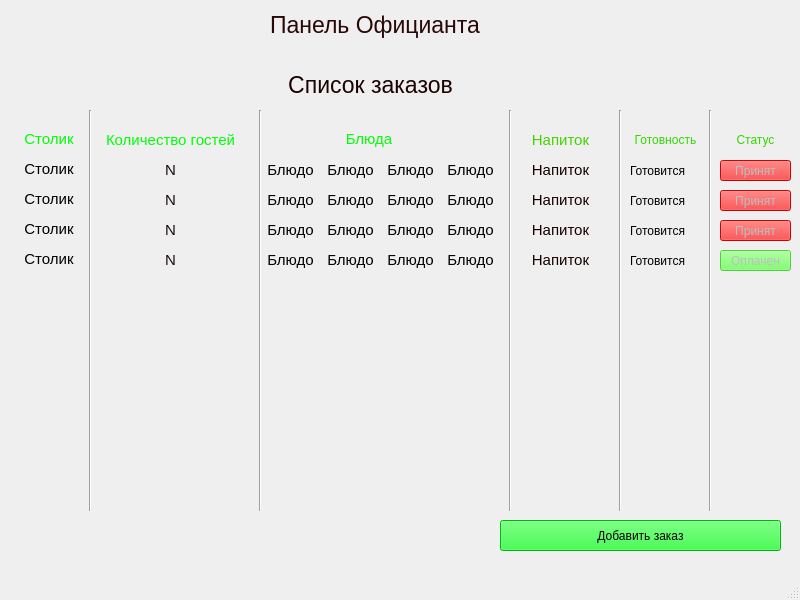
<?xml version="1.0" encoding="UTF-8"?>
<ui version="4.0">
 <class>MainWindow</class>
 <widget class="QMainWindow" name="MainWindow">
  <property name="geometry">
   <rect>
    <x>0</x>
    <y>0</y>
    <width>800</width>
    <height>600</height>
   </rect>
  </property>
  <property name="windowTitle">
   <string>MainWindow</string>
  </property>
  <widget class="QWidget" name="centralwidget">
   <widget class="QLabel" name="Name_2">
    <property name="enabled">
     <bool>false</bool>
    </property>
    <property name="geometry">
     <rect>
      <x>20</x>
      <y>130</y>
      <width>58</width>
      <height>18</height>
     </rect>
    </property>
    <property name="font">
     <font>
      <pointsize>11</pointsize>
     </font>
    </property>
    <property name="text">
     <string>&lt;html&gt;&lt;head/&gt;&lt;body&gt;&lt;p align=&quot;center&quot;&gt;&lt;span style=&quot; color:#00ff06;&quot;&gt;Столик&lt;/span&gt;&lt;/p&gt;&lt;/body&gt;&lt;/html&gt;</string>
    </property>
   </widget>
   <widget class="QLabel" name="label_3">
    <property name="enabled">
     <bool>false</bool>
    </property>
    <property name="geometry">
     <rect>
      <x>270</x>
      <y>60</y>
      <width>201</width>
      <height>51</height>
     </rect>
    </property>
    <property name="font">
     <font>
      <pointsize>17</pointsize>
     </font>
    </property>
    <property name="text">
     <string>&lt;html&gt;&lt;head/&gt;&lt;body&gt;&lt;p align=&quot;center&quot;&gt;&lt;span style=&quot; color:#1a0202;&quot;&gt;Список заказов&lt;/span&gt;&lt;/p&gt;&lt;/body&gt;&lt;/html&gt;</string>
    </property>
   </widget>
   <widget class="QLabel" name="Name_5">
    <property name="enabled">
     <bool>false</bool>
    </property>
    <property name="geometry">
     <rect>
      <x>20</x>
      <y>160</y>
      <width>58</width>
      <height>18</height>
     </rect>
    </property>
    <property name="font">
     <font>
      <pointsize>11</pointsize>
     </font>
    </property>
    <property name="text">
     <string>&lt;html&gt;&lt;head/&gt;&lt;body&gt;&lt;p align=&quot;center&quot;&gt;&lt;span style=&quot; color:#000000;&quot;&gt;Столик&lt;/span&gt;&lt;/p&gt;&lt;/body&gt;&lt;/html&gt;</string>
    </property>
   </widget>
   <widget class="QLabel" name="Name_4">
    <property name="enabled">
     <bool>false</bool>
    </property>
    <property name="geometry">
     <rect>
      <x>340</x>
      <y>130</y>
      <width>58</width>
      <height>18</height>
     </rect>
    </property>
    <property name="font">
     <font>
      <pointsize>11</pointsize>
     </font>
    </property>
    <property name="text">
     <string>&lt;html&gt;&lt;head/&gt;&lt;body&gt;&lt;p align=&quot;center&quot;&gt;&lt;span style=&quot; color:#00ff06;&quot;&gt;Блюда&lt;/span&gt;&lt;/p&gt;&lt;/body&gt;&lt;/html&gt;</string>
    </property>
   </widget>
   <widget class="QLabel" name="labelTitlWindow">
    <property name="enabled">
     <bool>false</bool>
    </property>
    <property name="geometry">
     <rect>
      <x>270</x>
      <y>0</y>
      <width>301</width>
      <height>51</height>
     </rect>
    </property>
    <property name="font">
     <font>
      <pointsize>17</pointsize>
     </font>
    </property>
    <property name="layoutDirection">
     <enum>Qt::LeftToRight</enum>
    </property>
    <property name="text">
     <string>&lt;html&gt;&lt;head/&gt;&lt;body&gt;&lt;p&gt;&lt;span style=&quot; color:#290808;&quot;&gt;Панель Официанта&lt;/span&gt;&lt;/p&gt;&lt;/body&gt;&lt;/html&gt;</string>
    </property>
   </widget>
   <widget class="QLabel" name="Name_3">
    <property name="enabled">
     <bool>false</bool>
    </property>
    <property name="geometry">
     <rect>
      <x>100</x>
      <y>130</y>
      <width>141</width>
      <height>21</height>
     </rect>
    </property>
    <property name="font">
     <font>
      <pointsize>11</pointsize>
     </font>
    </property>
    <property name="text">
     <string>&lt;html&gt;&lt;head/&gt;&lt;body&gt;&lt;p align=&quot;center&quot;&gt;&lt;span style=&quot; color:#00ff06;&quot;&gt;Количество гостей&lt;/span&gt;&lt;/p&gt;&lt;/body&gt;&lt;/html&gt;</string>
    </property>
   </widget>
   <widget class="Line" name="line">
    <property name="geometry">
     <rect>
      <x>80</x>
      <y>110</y>
      <width>21</width>
      <height>401</height>
     </rect>
    </property>
    <property name="orientation">
     <enum>Qt::Vertical</enum>
    </property>
   </widget>
   <widget class="QLabel" name="Name_7">
    <property name="enabled">
     <bool>false</bool>
    </property>
    <property name="geometry">
     <rect>
      <x>260</x>
      <y>160</y>
      <width>61</width>
      <height>21</height>
     </rect>
    </property>
    <property name="font">
     <font>
      <pointsize>11</pointsize>
     </font>
    </property>
    <property name="text">
     <string>&lt;html&gt;&lt;head/&gt;&lt;body&gt;&lt;p align=&quot;center&quot;&gt;&lt;span style=&quot; color:#000000;&quot;&gt;Блюдо&lt;/span&gt;&lt;/p&gt;&lt;/body&gt;&lt;/html&gt;</string>
    </property>
   </widget>
   <widget class="QLabel" name="Name_11">
    <property name="enabled">
     <bool>false</bool>
    </property>
    <property name="geometry">
     <rect>
      <x>520</x>
      <y>160</y>
      <width>81</width>
      <height>21</height>
     </rect>
    </property>
    <property name="font">
     <font>
      <pointsize>11</pointsize>
     </font>
    </property>
    <property name="text">
     <string>&lt;html&gt;&lt;head/&gt;&lt;body&gt;&lt;p align=&quot;center&quot;&gt;&lt;span style=&quot; color:#170000;&quot;&gt;Напиток&lt;/span&gt;&lt;/p&gt;&lt;/body&gt;&lt;/html&gt;</string>
    </property>
   </widget>
   <widget class="Line" name="line_2">
    <property name="geometry">
     <rect>
      <x>500</x>
      <y>110</y>
      <width>21</width>
      <height>401</height>
     </rect>
    </property>
    <property name="orientation">
     <enum>Qt::Vertical</enum>
    </property>
   </widget>
   <widget class="Line" name="line_3">
    <property name="geometry">
     <rect>
      <x>250</x>
      <y>110</y>
      <width>21</width>
      <height>401</height>
     </rect>
    </property>
    <property name="orientation">
     <enum>Qt::Vertical</enum>
    </property>
   </widget>
   <widget class="QLabel" name="Name_8">
    <property name="enabled">
     <bool>false</bool>
    </property>
    <property name="geometry">
     <rect>
      <x>320</x>
      <y>160</y>
      <width>61</width>
      <height>21</height>
     </rect>
    </property>
    <property name="font">
     <font>
      <pointsize>11</pointsize>
     </font>
    </property>
    <property name="text">
     <string>&lt;html&gt;&lt;head/&gt;&lt;body&gt;&lt;p align=&quot;center&quot;&gt;&lt;span style=&quot; color:#000000;&quot;&gt;Блюдо&lt;/span&gt;&lt;/p&gt;&lt;/body&gt;&lt;/html&gt;</string>
    </property>
   </widget>
   <widget class="QLabel" name="Name_9">
    <property name="enabled">
     <bool>false</bool>
    </property>
    <property name="geometry">
     <rect>
      <x>380</x>
      <y>160</y>
      <width>61</width>
      <height>21</height>
     </rect>
    </property>
    <property name="font">
     <font>
      <pointsize>11</pointsize>
     </font>
    </property>
    <property name="text">
     <string>&lt;html&gt;&lt;head/&gt;&lt;body&gt;&lt;p align=&quot;center&quot;&gt;&lt;span style=&quot; color:#000000;&quot;&gt;Блюдо&lt;/span&gt;&lt;/p&gt;&lt;/body&gt;&lt;/html&gt;</string>
    </property>
   </widget>
   <widget class="QLabel" name="Name_10">
    <property name="enabled">
     <bool>false</bool>
    </property>
    <property name="geometry">
     <rect>
      <x>440</x>
      <y>160</y>
      <width>61</width>
      <height>21</height>
     </rect>
    </property>
    <property name="font">
     <font>
      <pointsize>11</pointsize>
     </font>
    </property>
    <property name="text">
     <string>&lt;html&gt;&lt;head/&gt;&lt;body&gt;&lt;p align=&quot;center&quot;&gt;&lt;span style=&quot; color:#000000;&quot;&gt;Блюдо&lt;/span&gt;&lt;/p&gt;&lt;/body&gt;&lt;/html&gt;</string>
    </property>
   </widget>
   <widget class="QLabel" name="label">
    <property name="geometry">
     <rect>
      <x>630</x>
      <y>160</y>
      <width>71</width>
      <height>21</height>
     </rect>
    </property>
    <property name="text">
     <string>Готовится</string>
    </property>
   </widget>
   <widget class="Line" name="line_4">
    <property name="geometry">
     <rect>
      <x>610</x>
      <y>110</y>
      <width>21</width>
      <height>401</height>
     </rect>
    </property>
    <property name="orientation">
     <enum>Qt::Vertical</enum>
    </property>
   </widget>
   <widget class="QLabel" name="Name_12">
    <property name="enabled">
     <bool>false</bool>
    </property>
    <property name="geometry">
     <rect>
      <x>520</x>
      <y>130</y>
      <width>81</width>
      <height>21</height>
     </rect>
    </property>
    <property name="font">
     <font>
      <pointsize>11</pointsize>
     </font>
    </property>
    <property name="text">
     <string>&lt;html&gt;&lt;head/&gt;&lt;body&gt;&lt;p align=&quot;center&quot;&gt;&lt;span style=&quot; color:#47d200;&quot;&gt;Напиток&lt;/span&gt;&lt;/p&gt;&lt;/body&gt;&lt;/html&gt;</string>
    </property>
   </widget>
   <widget class="Line" name="line_5">
    <property name="geometry">
     <rect>
      <x>700</x>
      <y>110</y>
      <width>21</width>
      <height>401</height>
     </rect>
    </property>
    <property name="orientation">
     <enum>Qt::Vertical</enum>
    </property>
   </widget>
   <widget class="QLabel" name="label_2">
    <property name="geometry">
     <rect>
      <x>630</x>
      <y>130</y>
      <width>71</width>
      <height>20</height>
     </rect>
    </property>
    <property name="text">
     <string>&lt;html&gt;&lt;head/&gt;&lt;body&gt;&lt;p align=&quot;center&quot;&gt;&lt;span style=&quot; color:#31d800;&quot;&gt;Готовность&lt;/span&gt;&lt;/p&gt;&lt;/body&gt;&lt;/html&gt;</string>
    </property>
   </widget>
   <widget class="QLabel" name="label_4">
    <property name="geometry">
     <rect>
      <x>720</x>
      <y>130</y>
      <width>71</width>
      <height>20</height>
     </rect>
    </property>
    <property name="text">
     <string>&lt;html&gt;&lt;head/&gt;&lt;body&gt;&lt;p align=&quot;center&quot;&gt;&lt;span style=&quot; color:#31d800;&quot;&gt;Статус&lt;/span&gt;&lt;/p&gt;&lt;/body&gt;&lt;/html&gt;</string>
    </property>
   </widget>
   <widget class="QLabel" name="Name_13">
    <property name="enabled">
     <bool>false</bool>
    </property>
    <property name="geometry">
     <rect>
      <x>320</x>
      <y>190</y>
      <width>61</width>
      <height>21</height>
     </rect>
    </property>
    <property name="font">
     <font>
      <pointsize>11</pointsize>
     </font>
    </property>
    <property name="text">
     <string>&lt;html&gt;&lt;head/&gt;&lt;body&gt;&lt;p align=&quot;center&quot;&gt;&lt;span style=&quot; color:#000000;&quot;&gt;Блюдо&lt;/span&gt;&lt;/p&gt;&lt;/body&gt;&lt;/html&gt;</string>
    </property>
   </widget>
   <widget class="QLabel" name="label_6">
    <property name="geometry">
     <rect>
      <x>630</x>
      <y>190</y>
      <width>71</width>
      <height>21</height>
     </rect>
    </property>
    <property name="text">
     <string>Готовится</string>
    </property>
   </widget>
   <widget class="QLabel" name="Name_14">
    <property name="enabled">
     <bool>false</bool>
    </property>
    <property name="geometry">
     <rect>
      <x>380</x>
      <y>190</y>
      <width>61</width>
      <height>21</height>
     </rect>
    </property>
    <property name="font">
     <font>
      <pointsize>11</pointsize>
     </font>
    </property>
    <property name="text">
     <string>&lt;html&gt;&lt;head/&gt;&lt;body&gt;&lt;p align=&quot;center&quot;&gt;&lt;span style=&quot; color:#000000;&quot;&gt;Блюдо&lt;/span&gt;&lt;/p&gt;&lt;/body&gt;&lt;/html&gt;</string>
    </property>
   </widget>
   <widget class="QLabel" name="Name_15">
    <property name="enabled">
     <bool>false</bool>
    </property>
    <property name="geometry">
     <rect>
      <x>20</x>
      <y>190</y>
      <width>58</width>
      <height>18</height>
     </rect>
    </property>
    <property name="font">
     <font>
      <pointsize>11</pointsize>
     </font>
    </property>
    <property name="text">
     <string>&lt;html&gt;&lt;head/&gt;&lt;body&gt;&lt;p align=&quot;center&quot;&gt;&lt;span style=&quot; color:#000000;&quot;&gt;Столик&lt;/span&gt;&lt;/p&gt;&lt;/body&gt;&lt;/html&gt;</string>
    </property>
   </widget>
   <widget class="QLabel" name="Name_16">
    <property name="enabled">
     <bool>false</bool>
    </property>
    <property name="geometry">
     <rect>
      <x>520</x>
      <y>190</y>
      <width>81</width>
      <height>21</height>
     </rect>
    </property>
    <property name="font">
     <font>
      <pointsize>11</pointsize>
     </font>
    </property>
    <property name="text">
     <string>&lt;html&gt;&lt;head/&gt;&lt;body&gt;&lt;p align=&quot;center&quot;&gt;&lt;span style=&quot; color:#170000;&quot;&gt;Напиток&lt;/span&gt;&lt;/p&gt;&lt;/body&gt;&lt;/html&gt;</string>
    </property>
   </widget>
   <widget class="QLabel" name="Name_17">
    <property name="enabled">
     <bool>false</bool>
    </property>
    <property name="geometry">
     <rect>
      <x>440</x>
      <y>190</y>
      <width>61</width>
      <height>21</height>
     </rect>
    </property>
    <property name="font">
     <font>
      <pointsize>11</pointsize>
     </font>
    </property>
    <property name="text">
     <string>&lt;html&gt;&lt;head/&gt;&lt;body&gt;&lt;p align=&quot;center&quot;&gt;&lt;span style=&quot; color:#000000;&quot;&gt;Блюдо&lt;/span&gt;&lt;/p&gt;&lt;/body&gt;&lt;/html&gt;</string>
    </property>
   </widget>
   <widget class="QLabel" name="Name_18">
    <property name="enabled">
     <bool>false</bool>
    </property>
    <property name="geometry">
     <rect>
      <x>160</x>
      <y>190</y>
      <width>21</width>
      <height>21</height>
     </rect>
    </property>
    <property name="font">
     <font>
      <pointsize>11</pointsize>
     </font>
    </property>
    <property name="text">
     <string>&lt;html&gt;&lt;head/&gt;&lt;body&gt;&lt;p align=&quot;center&quot;&gt;&lt;span style=&quot; color:#190f0f;&quot;&gt;N&lt;/span&gt;&lt;/p&gt;&lt;/body&gt;&lt;/html&gt;</string>
    </property>
   </widget>
   <widget class="QLabel" name="Name_19">
    <property name="enabled">
     <bool>false</bool>
    </property>
    <property name="geometry">
     <rect>
      <x>260</x>
      <y>190</y>
      <width>61</width>
      <height>21</height>
     </rect>
    </property>
    <property name="font">
     <font>
      <pointsize>11</pointsize>
     </font>
    </property>
    <property name="text">
     <string>&lt;html&gt;&lt;head/&gt;&lt;body&gt;&lt;p align=&quot;center&quot;&gt;&lt;span style=&quot; color:#000000;&quot;&gt;Блюдо&lt;/span&gt;&lt;/p&gt;&lt;/body&gt;&lt;/html&gt;</string>
    </property>
   </widget>
   <widget class="QLabel" name="Name_20">
    <property name="enabled">
     <bool>false</bool>
    </property>
    <property name="geometry">
     <rect>
      <x>320</x>
      <y>220</y>
      <width>61</width>
      <height>21</height>
     </rect>
    </property>
    <property name="font">
     <font>
      <pointsize>11</pointsize>
     </font>
    </property>
    <property name="text">
     <string>&lt;html&gt;&lt;head/&gt;&lt;body&gt;&lt;p align=&quot;center&quot;&gt;&lt;span style=&quot; color:#000000;&quot;&gt;Блюдо&lt;/span&gt;&lt;/p&gt;&lt;/body&gt;&lt;/html&gt;</string>
    </property>
   </widget>
   <widget class="QLabel" name="label_8">
    <property name="geometry">
     <rect>
      <x>630</x>
      <y>220</y>
      <width>71</width>
      <height>21</height>
     </rect>
    </property>
    <property name="text">
     <string>Готовится</string>
    </property>
   </widget>
   <widget class="QLabel" name="Name_21">
    <property name="enabled">
     <bool>false</bool>
    </property>
    <property name="geometry">
     <rect>
      <x>380</x>
      <y>220</y>
      <width>61</width>
      <height>21</height>
     </rect>
    </property>
    <property name="font">
     <font>
      <pointsize>11</pointsize>
     </font>
    </property>
    <property name="text">
     <string>&lt;html&gt;&lt;head/&gt;&lt;body&gt;&lt;p align=&quot;center&quot;&gt;&lt;span style=&quot; color:#000000;&quot;&gt;Блюдо&lt;/span&gt;&lt;/p&gt;&lt;/body&gt;&lt;/html&gt;</string>
    </property>
   </widget>
   <widget class="QLabel" name="Name_22">
    <property name="enabled">
     <bool>false</bool>
    </property>
    <property name="geometry">
     <rect>
      <x>20</x>
      <y>220</y>
      <width>58</width>
      <height>18</height>
     </rect>
    </property>
    <property name="font">
     <font>
      <pointsize>11</pointsize>
     </font>
    </property>
    <property name="text">
     <string>&lt;html&gt;&lt;head/&gt;&lt;body&gt;&lt;p align=&quot;center&quot;&gt;&lt;span style=&quot; color:#000000;&quot;&gt;Столик&lt;/span&gt;&lt;/p&gt;&lt;/body&gt;&lt;/html&gt;</string>
    </property>
   </widget>
   <widget class="QLabel" name="Name_23">
    <property name="enabled">
     <bool>false</bool>
    </property>
    <property name="geometry">
     <rect>
      <x>520</x>
      <y>220</y>
      <width>81</width>
      <height>21</height>
     </rect>
    </property>
    <property name="font">
     <font>
      <pointsize>11</pointsize>
     </font>
    </property>
    <property name="text">
     <string>&lt;html&gt;&lt;head/&gt;&lt;body&gt;&lt;p align=&quot;center&quot;&gt;&lt;span style=&quot; color:#170000;&quot;&gt;Напиток&lt;/span&gt;&lt;/p&gt;&lt;/body&gt;&lt;/html&gt;</string>
    </property>
   </widget>
   <widget class="QLabel" name="Name_24">
    <property name="enabled">
     <bool>false</bool>
    </property>
    <property name="geometry">
     <rect>
      <x>440</x>
      <y>220</y>
      <width>61</width>
      <height>21</height>
     </rect>
    </property>
    <property name="font">
     <font>
      <pointsize>11</pointsize>
     </font>
    </property>
    <property name="text">
     <string>&lt;html&gt;&lt;head/&gt;&lt;body&gt;&lt;p align=&quot;center&quot;&gt;&lt;span style=&quot; color:#000000;&quot;&gt;Блюдо&lt;/span&gt;&lt;/p&gt;&lt;/body&gt;&lt;/html&gt;</string>
    </property>
   </widget>
   <widget class="QLabel" name="Name_26">
    <property name="enabled">
     <bool>false</bool>
    </property>
    <property name="geometry">
     <rect>
      <x>260</x>
      <y>220</y>
      <width>61</width>
      <height>21</height>
     </rect>
    </property>
    <property name="font">
     <font>
      <pointsize>11</pointsize>
     </font>
    </property>
    <property name="text">
     <string>&lt;html&gt;&lt;head/&gt;&lt;body&gt;&lt;p align=&quot;center&quot;&gt;&lt;span style=&quot; color:#000000;&quot;&gt;Блюдо&lt;/span&gt;&lt;/p&gt;&lt;/body&gt;&lt;/html&gt;</string>
    </property>
   </widget>
   <widget class="QLabel" name="Name_27">
    <property name="enabled">
     <bool>false</bool>
    </property>
    <property name="geometry">
     <rect>
      <x>320</x>
      <y>250</y>
      <width>61</width>
      <height>21</height>
     </rect>
    </property>
    <property name="font">
     <font>
      <pointsize>11</pointsize>
     </font>
    </property>
    <property name="text">
     <string>&lt;html&gt;&lt;head/&gt;&lt;body&gt;&lt;p align=&quot;center&quot;&gt;&lt;span style=&quot; color:#000000;&quot;&gt;Блюдо&lt;/span&gt;&lt;/p&gt;&lt;/body&gt;&lt;/html&gt;</string>
    </property>
   </widget>
   <widget class="QLabel" name="label_10">
    <property name="geometry">
     <rect>
      <x>630</x>
      <y>250</y>
      <width>71</width>
      <height>21</height>
     </rect>
    </property>
    <property name="text">
     <string>Готовится</string>
    </property>
   </widget>
   <widget class="QLabel" name="Name_28">
    <property name="enabled">
     <bool>false</bool>
    </property>
    <property name="geometry">
     <rect>
      <x>380</x>
      <y>250</y>
      <width>61</width>
      <height>21</height>
     </rect>
    </property>
    <property name="font">
     <font>
      <pointsize>11</pointsize>
     </font>
    </property>
    <property name="text">
     <string>&lt;html&gt;&lt;head/&gt;&lt;body&gt;&lt;p align=&quot;center&quot;&gt;&lt;span style=&quot; color:#000000;&quot;&gt;Блюдо&lt;/span&gt;&lt;/p&gt;&lt;/body&gt;&lt;/html&gt;</string>
    </property>
   </widget>
   <widget class="QLabel" name="Name_29">
    <property name="enabled">
     <bool>false</bool>
    </property>
    <property name="geometry">
     <rect>
      <x>20</x>
      <y>250</y>
      <width>58</width>
      <height>18</height>
     </rect>
    </property>
    <property name="font">
     <font>
      <pointsize>11</pointsize>
     </font>
    </property>
    <property name="text">
     <string>&lt;html&gt;&lt;head/&gt;&lt;body&gt;&lt;p align=&quot;center&quot;&gt;&lt;span style=&quot; color:#000000;&quot;&gt;Столик&lt;/span&gt;&lt;/p&gt;&lt;/body&gt;&lt;/html&gt;</string>
    </property>
   </widget>
   <widget class="QLabel" name="Name_30">
    <property name="enabled">
     <bool>false</bool>
    </property>
    <property name="geometry">
     <rect>
      <x>520</x>
      <y>250</y>
      <width>81</width>
      <height>21</height>
     </rect>
    </property>
    <property name="font">
     <font>
      <pointsize>11</pointsize>
     </font>
    </property>
    <property name="text">
     <string>&lt;html&gt;&lt;head/&gt;&lt;body&gt;&lt;p align=&quot;center&quot;&gt;&lt;span style=&quot; color:#170000;&quot;&gt;Напиток&lt;/span&gt;&lt;/p&gt;&lt;/body&gt;&lt;/html&gt;</string>
    </property>
   </widget>
   <widget class="QLabel" name="Name_31">
    <property name="enabled">
     <bool>false</bool>
    </property>
    <property name="geometry">
     <rect>
      <x>440</x>
      <y>250</y>
      <width>61</width>
      <height>21</height>
     </rect>
    </property>
    <property name="font">
     <font>
      <pointsize>11</pointsize>
     </font>
    </property>
    <property name="text">
     <string>&lt;html&gt;&lt;head/&gt;&lt;body&gt;&lt;p align=&quot;center&quot;&gt;&lt;span style=&quot; color:#000000;&quot;&gt;Блюдо&lt;/span&gt;&lt;/p&gt;&lt;/body&gt;&lt;/html&gt;</string>
    </property>
   </widget>
   <widget class="QLabel" name="Name_33">
    <property name="enabled">
     <bool>false</bool>
    </property>
    <property name="geometry">
     <rect>
      <x>260</x>
      <y>250</y>
      <width>61</width>
      <height>21</height>
     </rect>
    </property>
    <property name="font">
     <font>
      <pointsize>11</pointsize>
     </font>
    </property>
    <property name="text">
     <string>&lt;html&gt;&lt;head/&gt;&lt;body&gt;&lt;p align=&quot;center&quot;&gt;&lt;span style=&quot; color:#000000;&quot;&gt;Блюдо&lt;/span&gt;&lt;/p&gt;&lt;/body&gt;&lt;/html&gt;</string>
    </property>
   </widget>
   <widget class="QLabel" name="Name_35">
    <property name="enabled">
     <bool>false</bool>
    </property>
    <property name="geometry">
     <rect>
      <x>160</x>
      <y>160</y>
      <width>21</width>
      <height>21</height>
     </rect>
    </property>
    <property name="font">
     <font>
      <pointsize>11</pointsize>
     </font>
    </property>
    <property name="text">
     <string>&lt;html&gt;&lt;head/&gt;&lt;body&gt;&lt;p align=&quot;center&quot;&gt;&lt;span style=&quot; color:#190f0f;&quot;&gt;N&lt;/span&gt;&lt;/p&gt;&lt;/body&gt;&lt;/html&gt;</string>
    </property>
   </widget>
   <widget class="QLabel" name="Name_36">
    <property name="enabled">
     <bool>false</bool>
    </property>
    <property name="geometry">
     <rect>
      <x>160</x>
      <y>220</y>
      <width>21</width>
      <height>21</height>
     </rect>
    </property>
    <property name="font">
     <font>
      <pointsize>11</pointsize>
     </font>
    </property>
    <property name="text">
     <string>&lt;html&gt;&lt;head/&gt;&lt;body&gt;&lt;p align=&quot;center&quot;&gt;&lt;span style=&quot; color:#190f0f;&quot;&gt;N&lt;/span&gt;&lt;/p&gt;&lt;/body&gt;&lt;/html&gt;</string>
    </property>
   </widget>
   <widget class="QLabel" name="Name_37">
    <property name="enabled">
     <bool>false</bool>
    </property>
    <property name="geometry">
     <rect>
      <x>160</x>
      <y>250</y>
      <width>21</width>
      <height>21</height>
     </rect>
    </property>
    <property name="font">
     <font>
      <pointsize>11</pointsize>
     </font>
    </property>
    <property name="text">
     <string>&lt;html&gt;&lt;head/&gt;&lt;body&gt;&lt;p align=&quot;center&quot;&gt;&lt;span style=&quot; color:#190f0f;&quot;&gt;N&lt;/span&gt;&lt;/p&gt;&lt;/body&gt;&lt;/html&gt;</string>
    </property>
   </widget>
   <widget class="QPushButton" name="pushButton_8">
    <property name="geometry">
     <rect>
      <x>500</x>
      <y>520</y>
      <width>281</width>
      <height>31</height>
     </rect>
    </property>
    <property name="styleSheet">
     <string notr="true">background-color: rgb(0, 255, 20);
</string>
    </property>
    <property name="text">
     <string>Добавить заказ</string>
    </property>
   </widget>
   <widget class="QPushButton" name="pushButton">
    <property name="enabled">
     <bool>false</bool>
    </property>
    <property name="geometry">
     <rect>
      <x>720</x>
      <y>160</y>
      <width>71</width>
      <height>21</height>
     </rect>
    </property>
    <property name="styleSheet">
     <string notr="true">
background-color: rgb(255, 0, 0);</string>
    </property>
    <property name="text">
     <string>Принят</string>
    </property>
   </widget>
   <widget class="QPushButton" name="pushButton_2">
    <property name="enabled">
     <bool>false</bool>
    </property>
    <property name="geometry">
     <rect>
      <x>720</x>
      <y>190</y>
      <width>71</width>
      <height>21</height>
     </rect>
    </property>
    <property name="styleSheet">
     <string notr="true">
background-color: rgb(255, 0, 0);</string>
    </property>
    <property name="text">
     <string>Принят</string>
    </property>
   </widget>
   <widget class="QPushButton" name="pushButton_3">
    <property name="enabled">
     <bool>false</bool>
    </property>
    <property name="geometry">
     <rect>
      <x>720</x>
      <y>220</y>
      <width>71</width>
      <height>21</height>
     </rect>
    </property>
    <property name="styleSheet">
     <string notr="true">
background-color: rgb(255, 0, 0);</string>
    </property>
    <property name="text">
     <string>Принят</string>
    </property>
   </widget>
   <widget class="QPushButton" name="pushButton_5">
    <property name="enabled">
     <bool>false</bool>
    </property>
    <property name="geometry">
     <rect>
      <x>720</x>
      <y>250</y>
      <width>71</width>
      <height>21</height>
     </rect>
    </property>
    <property name="styleSheet">
     <string notr="true">background-color: rgb(91, 255, 72);</string>
    </property>
    <property name="text">
     <string>Оплачен</string>
    </property>
   </widget>
  </widget>
  <widget class="QMenuBar" name="menubar">
   <property name="geometry">
    <rect>
     <x>0</x>
     <y>0</y>
     <width>800</width>
     <height>23</height>
    </rect>
   </property>
  </widget>
  <widget class="QStatusBar" name="statusbar"/>
 </widget>
 <resources/>
 <connections/>
</ui>
